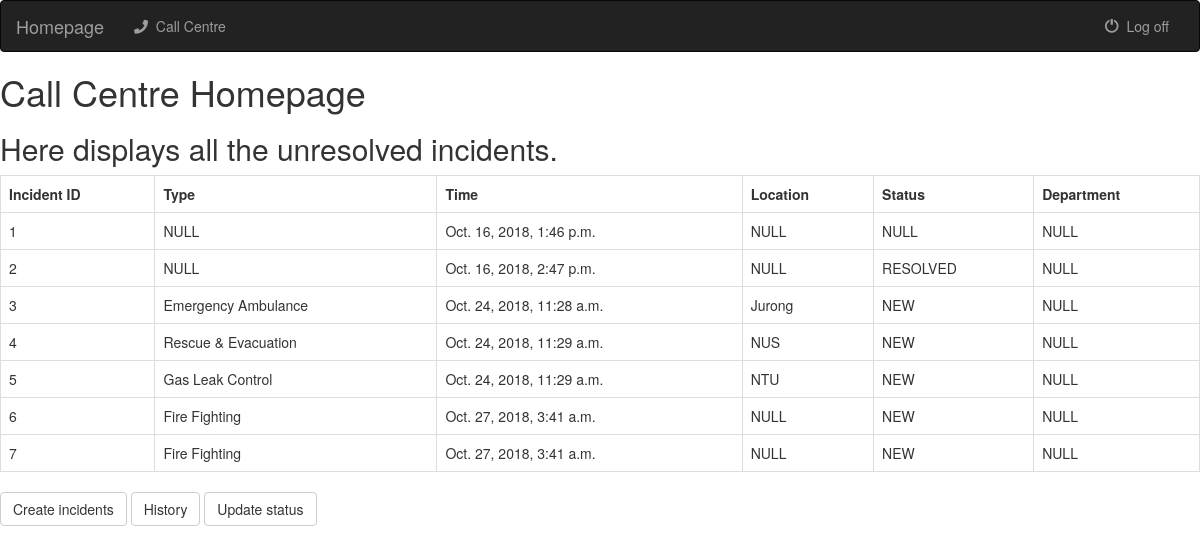
Page /callcentre/ on the earlier database version.
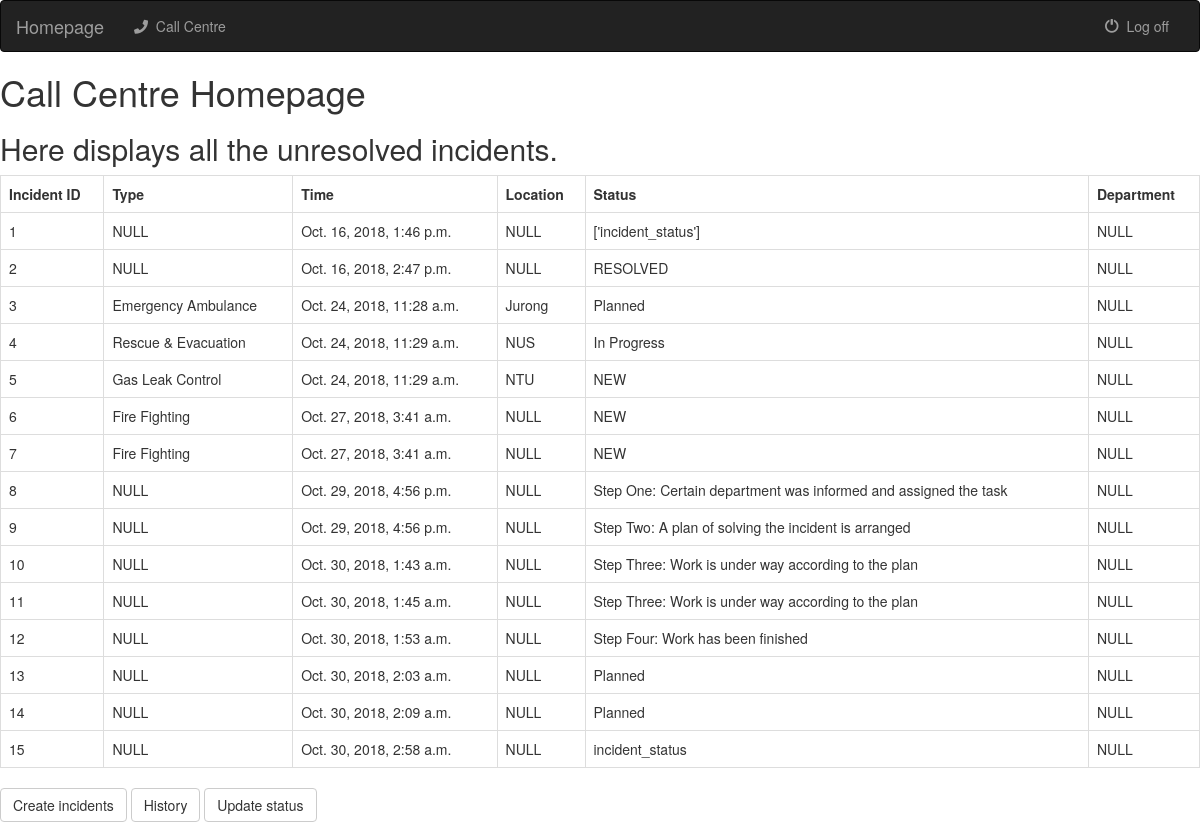
Same page on the later database version.
### callcentre/models.py (models this page shows)
class Incident(models.Model):
    caller_name = models.CharField(max_length=50, default='NULL')
    mobile_number = models.CharField(max_length=8, default='NULL')
    incident_time = models.DateTimeField(default=timezone.now)
    incident_location = models.CharField(max_length=100, default='NULL')
    incident_department = models.CharField(max_length=100, default='NULL')
    incident_region = models.CharField(max_length=100, choices=[(tag, tag.value) for tag in Region], default='NULL')
    incident_category = models.CharField(max_length=100, choices=CATEGORY_CHOICES, default='NULL')
    incident_type = models.CharField(max_length=100, choices=TYPE_CHOICES, default='NULL')
    incident_status = models.CharField(max_length=100, choices=STATUS_UPDATE, default='NEW')
    incident_description = models.CharField(max_length=400, default='NULL')

### callcentre/views.py (the view)
# urls.py: path('', views.callcentre_home, name='callcentre_home'),
def callcentre_home(request):
    all_unsolved_incidents = Incident.objects.exclude(incident_status='Resolved').order_by('incident_time')
    context = {'all_unsolved_incidents' : all_unsolved_incidents }
    return render(request, 'callcentre/callcentre_home.html', context)

### templates/callcentre/callcentre_home.html
{% extends 'base_navi.html' %}
{% block body %}
<h1>Call Centre Homepage</h1>
<h2>Here displays all the unresolved incidents.</h2>
<table class="table table-bordered" style="width:100%">
  <tr>
    <th>Incident ID</th>
    <th>Type</th>
    <th>Time</th>
    <th>Location</th>
    <th>Status</th>
    <th>Department</th>
  </tr>
 {% for incident in all_unsolved_incidents %}
  <tr>
    <td>{{ incident.id }}</td>
    <td>{{ incident.incident_category }}</td>
    <td>{{ incident.incident_time }}</td>
    <td>{{ incident.incident_location }}</td>
    <td>{{ incident.incident_status }}</td>
    <td>{{ incident.incident_department }}</td>
  </tr>
    {% endfor %}
</table>
<a class="btn btn-default" href="{% url 'incidentCreation:incidentCreation' %}"  role="button">Create incidents</a>
<a class="btn btn-default" href="{% url 'callcentre:callcentre_history' %}" role="button">History</a>
<a class="btn btn-default" href="{% url 'statusTrack:statusTrack' %}"  role="button">Update status</a>
{% endblock %}

### templates/base_navi.html (shortened to what this page needs)
<!DOCTYPE html>
<html lang="en">
<head>
    {% load staticfiles %}
    <link rel="stylesheet" href="https://maxcdn.bootstrapcdn.com/bootstrap/3.3.6/css/bootstrap.min.css">
    <link rel="stylesheet" href="https://use.fontawesome.com/releases/v5.3.1/css/all.css">
</head>
<body>
<nav class="navbar navbar-inverse">
    <div class="container-fluid">
        <div class="navbar-header">
            <a class="navbar-brand" href="{% url 'map:map_home' %}">Homepage</a>
        </div>
        <div class="collapse navbar-collapse topNavBar">
            <ul class="nav navbar-nav">
                <li class="">
                    <a href="{% url 'callcentre:callcentre_home' %}">
                        <span class="fas fa-phone"></span>&nbsp; Call Centre
                    </a>
                </li>
            </ul>
            <ul class="nav navbar-nav navbar-right">
                <li class="">
                    <a href="#">
                        <span class="glyphicon glyphicon-off" aria-hidden="true"></span>&nbsp; Log off
                    </a>
                </li>
            </ul>
        </div>
    </div>
</nav>
{% block body %}
{% endblock %}
</body>
</html>

Differences in the rows shown:
changed Incident id 1: incident_status "NULL" → "['incident_status']"
changed Incident "Emergency Ambulance": incident_status "NEW" → "Planned"
changed Incident "Rescue & Evacuation": incident_status "NEW" → "In Progress"
added Incident: id "8", incident_category "NULL", incident_time "Oct. 29, 2018, 4:56 p.m.", incident_location "NULL", incident_status "Step One: Certain department was informed and assigned the task", incident_department "NULL"
added Incident: id "9", incident_category "NULL", incident_time "Oct. 29, 2018, 4:56 p.m.", incident_location "NULL", incident_status "Step Two: A plan of solving the incident is arranged", incident_department "NULL"
added Incident: id "10", incident_category "NULL", incident_time "Oct. 30, 2018, 1:43 a.m.", incident_location "NULL", incident_status "Step Three: Work is under way according to the plan", incident_department "NULL"
added Incident: id "11", incident_category "NULL", incident_time "Oct. 30, 2018, 1:45 a.m.", incident_location "NULL", incident_status "Step Three: Work is under way according to the plan", incident_department "NULL"
added Incident: id "12", incident_category "NULL", incident_time "Oct. 30, 2018, 1:53 a.m.", incident_location "NULL", incident_status "Step Four: Work has been finished", incident_department "NULL"
added Incident: id "13", incident_category "NULL", incident_time "Oct. 30, 2018, 2:03 a.m.", incident_location "NULL", incident_status "Planned", incident_department "NULL"
added Incident: id "14", incident_category "NULL", incident_time "Oct. 30, 2018, 2:09 a.m.", incident_location "NULL", incident_status "Planned", incident_department "NULL"
added Incident: id "15", incident_category "NULL", incident_time "Oct. 30, 2018, 2:58 a.m.", incident_location "NULL", incident_status "incident_status", incident_department "NULL"
